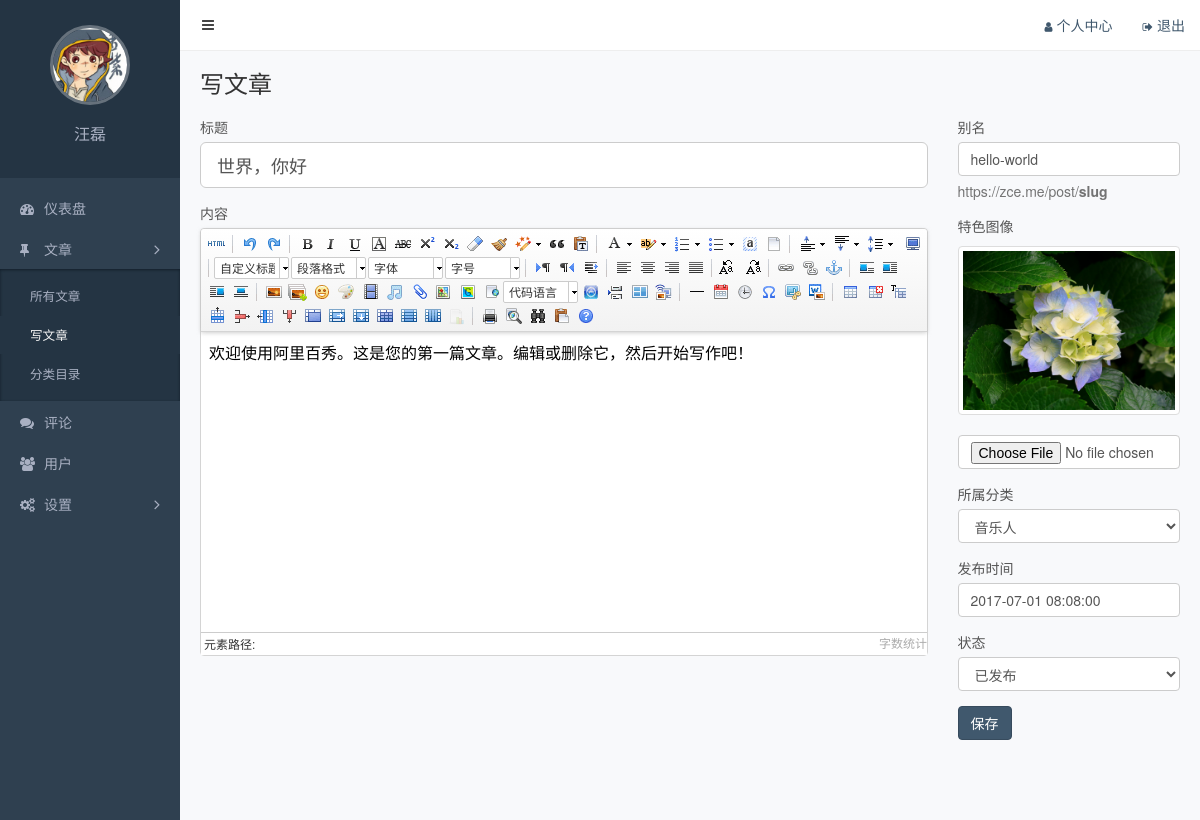
/admin/post-add.php?action=edit&pid=1 (signed in), run on the app's committed database.
### tables this page shows
CREATE TABLE `posts` (
  `id` int(11) NOT NULL AUTO_INCREMENT COMMENT '主键',
  `slug` varchar(200) NOT NULL COMMENT '别名',
  `title` varchar(200) NOT NULL COMMENT '标题',
  `feature` varchar(200) DEFAULT NULL COMMENT '特色图像',
  `created` datetime NOT NULL COMMENT '创建时间',
  `content` text COMMENT '内容',
  `views` int(11) NOT NULL DEFAULT '0' COMMENT '浏览数',
  `likes` int(11) NOT NULL DEFAULT '0' COMMENT '点赞数',
  `status` varchar(20) NOT NULL COMMENT '状态（drafted/published/trashed）',
  `user_id` int(11) NOT NULL COMMENT '用户 ID',
  `category_id` int(11) NOT NULL COMMENT '分类 ID',
  PRIMARY KEY (`id`),
  UNIQUE KEY `slug` (`slug`)
);

CREATE TABLE `categories` (
  `id` int(11) NOT NULL AUTO_INCREMENT COMMENT '主键',
  `slug` varchar(200) NOT NULL COMMENT '别名',
  `name` varchar(200) NOT NULL COMMENT '分类名称',
  PRIMARY KEY (`id`),
  UNIQUE KEY `slug` (`slug`)
);

### functions.php (called while the page is built, shortened)
<?php
	function connect(){
		$connection=mysqli_connect(DB_HOST,DB_USER,DB_PASSWORD);
		mysqli_select_db($connection,DB_NAME);
		mysqli_set_charset($connection,DB_CHARSET);
		return $connection;
	}
	function fetch($result){
		$rows=array();
		while($row=mysqli_fetch_assoc($result)){
			$rows[]=$row;
		}
		return $rows;
	}
	function query($sql){
		$connection=connect();
		$result=mysqli_query($connection,$sql);
		$rows=fetch($result);
		return $rows;
	}

### admin/post-add.php (the view, shortened to what this page needs)
<?php
  require '../functions.php';
  $action=isset($_GET['action'])?$_GET['action']:'add';
  if(!empty($_POST)||$action=='upfile'){
   if($action=='add'){
       unset($_POST['id']);
        $result=insert('posts',$_POST);
        if($result){
          header('Location:/admin/posts.php');
          exit();
        }else{
        $message='添加文章失败！';
      }
   }else if($action=='upfile'){
        if(!file_exists('../uploads/thums')){
          mkdir('../uploads/thums');
        }
        $filename=time();
        $ext=explode('.', $_FILES['avatara']['name'])[1];
        $path='/uploads/thums/'.$filename.'.'.$ext;
        move_uploaded_file($_FILES['avatara']['tmp_name'], '..'.$path);
        echo $path;
        exit();
    }else if($action=='update'){
      $id=$_POST['id'];
      unset($_POST['id']);
      $result=update('posts',$_POST,$id);
      if($result){
        header('Location:/admin/posts.php');
        exit();
      }else{
        $message="更新失败！";
      }
  }
  }else if(!empty($_GET)){
    if($action=='edit'){
      $action='update';
      $pid=$_GET['pid'];
      $sql ='SELECT * FROM posts WHERE id='.$pid;
      $any=query($sql)[0];
    }
  }
  $sql='SELECT * FROM categories';
  $lists=query($sql);
?>
<!DOCTYPE html>
<html lang="zh-CN">
<head>
  <?php include './inc/css.php';?>
  <link rel="stylesheet" href="../assets/css/admin.css">
</head>
<body>
  <div class="main">
      <?php include './inc/nav.php';?>
    <div class="container-fluid">
      <div class="page-title">
        <h1>写文章</h1>
      </div>
      <form class="row" action="/admin/post-add.php?action=<?php echo $action?>" method="post">
        <div class="col-md-9">
          <div class="form-group">
            <label for="title">标题</label>
            <input id="title" class="form-control input-lg" name="title" type="text" placeholder="文章标题" value="<?php echo isset($any['title'])?$any['title']:'' ;?>">
          </div>
          <div class="form-group">
            <label for="content">内容</label>
          </div>
        </div>
        <div class="col-md-3">
          <div class="form-group">
            <label for="slug">别名</label>
            <input id="slug" class="form-control" name="slug" type="text" placeholder="slug" value="<?php echo isset($any['slug'])?$any['slug']:'';?>">
            <p class="help-block">https://zce.me/post/<strong>slug</strong></p>
          </div>
          <div class="form-group">
            <label for="feature">特色图像</label>
            <?php if(isset($any['feature'])){?>
               <img class="help-block thumbnail preview" src="<?php echo $any['feature'];?>" style="">
            <?php }else{?>
            <img class="help-block thumbnail preview" src="" style="display: none">
            <?php }?>
            <input id="feature" class="form-control" type="file">
          </div>
          <div class="form-group">
            <label for="category">所属分类</label>
            <select id="category" class="form-control" name="category_id">
            <?php foreach($lists as $key=>$val){?>
              <option value="<?php echo $val['id']?>"
               <?php if(isset($any['category_id'])?$any['category_id']:1==$val['id']) {?>
               selected
               <?php }?>>
               <?php echo $val['name'];?>
               </option>
           <?php }?>
            </select>
          </div>
          <div class="form-group">
            <label for="created">发布时间</label>
            <?php if(isset($any['created'])) {?>
            <input id="created" class="form-control" name="created" type="text"  value="<?php echo isset($any['created'])?$any['created']:'';?>">
            <?php }else{?>
             <input id="created" class="form-control" name="created" type="datetime-local">
            <?php }?>
          </div>
          <div class="form-group">
            <label for="status">状态</label>
            <select id="status" class="form-control" name="status">
              <option value="published" <?php if(isset($any['status'])?$any['status']:1=='published') {?> selected <?php }?> >已发布</option>
            </select>
          </div>
          <div class="form-group">
            <button class="btn btn-primary" type="submit">保存</button>
          </div>
        </div>
      </form>
    </div>
  </div>
    <?php include './inc/aside.php' ;?>
</body>
</html>

### assets/css/admin.css (style rules this page uses)
.form-control { box-shadow: none; }
body { background-color: #f8f9fb; -webkit-font-smoothing: antialiased; -moz-osx-font-smoothing: grayscale; }
.main { position: relative; overflow: hidden; min-width: 844px; min-height: 100vh; padding: 70px 5px 20px 185px; }
.main .container-fluid .page-title { overflow: hidden; margin-bottom: 20px; }
.main .container-fluid .page-title h1 { display: inline-block; margin: 0; font-size: 24px; font-weight: 400; }
.main .container-fluid label { color: #555; font-weight: normal; }
.main .container-fluid .thumbnail { width: 100%; }

### data on the page
posts: title "世界，你好", slug "hello-world", feature (picture), category_id "音乐人", created "2017-07-01 08:08:00", status "已发布"

### other printed values
$_SESSION['user_info']['nickname'] "汪磊"
